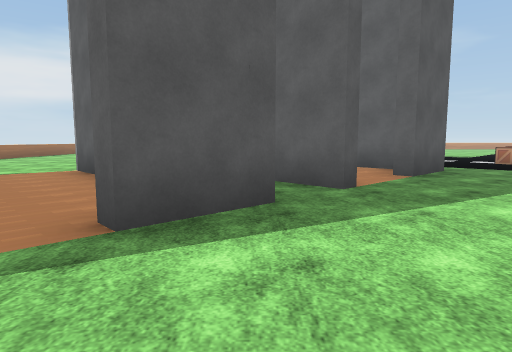
View 1 (above)

23 first-person views from a walk through a scene from a Unity 3-D project. The camera is 1.3 m above the floor, tilts 6° down and sees 75° across. The floor is counted in squares, 2 m on a side. Each view is taken from the middle of a square. On the plan, view 1 faces up. The plan holds only what a view shows up to about 10 squares ahead; the rest is blank. The place goes on beyond the plan. The player is left out. Some surface patterns are stand-ins.

View 2
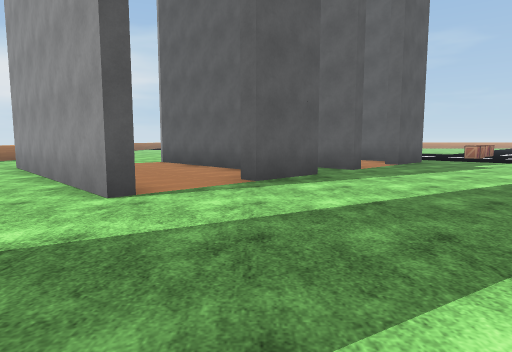

View 3
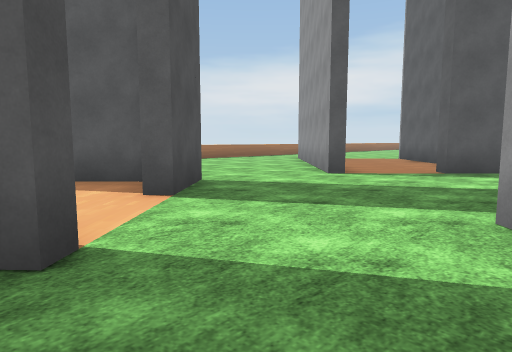

View 4
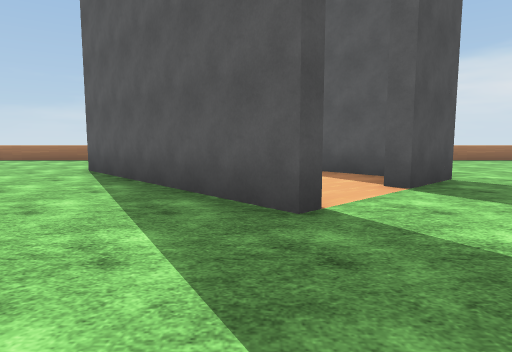

View 5
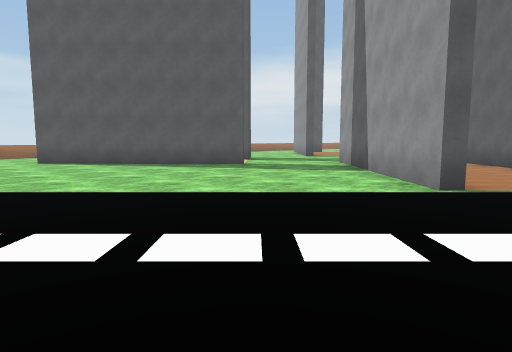

View 6
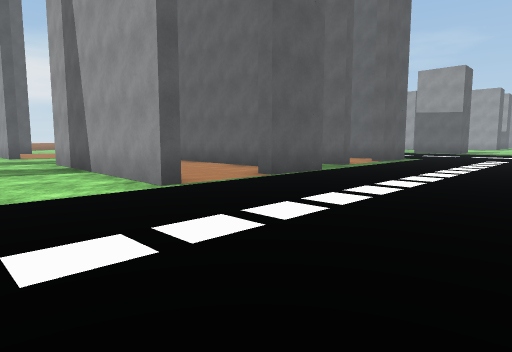

View 7
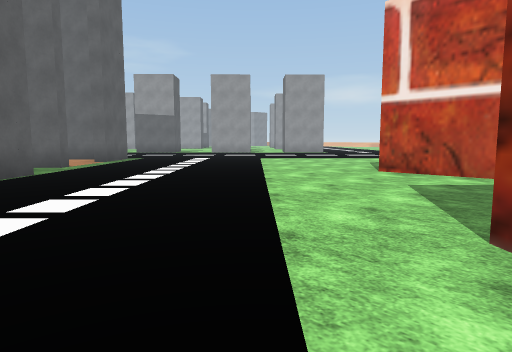

View 8
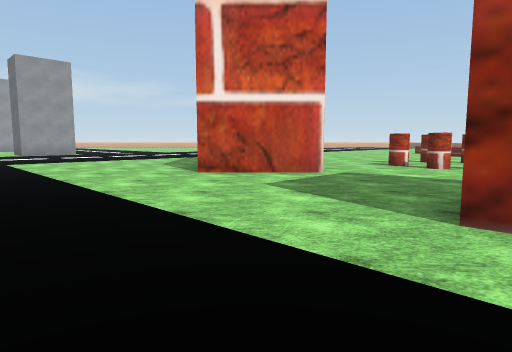

View 9
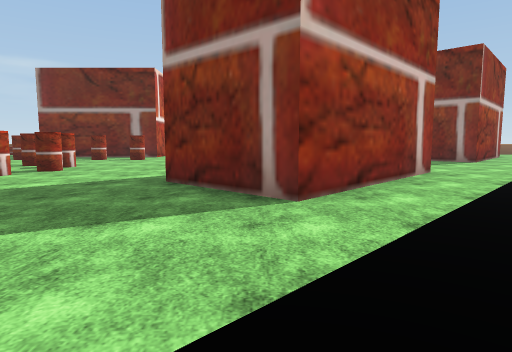

View 10
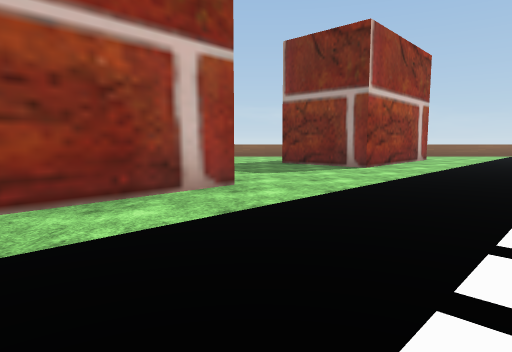

View 11
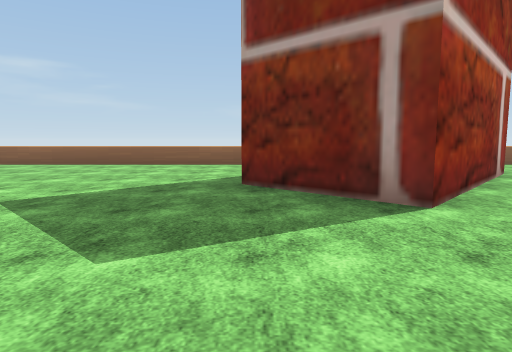

View 12
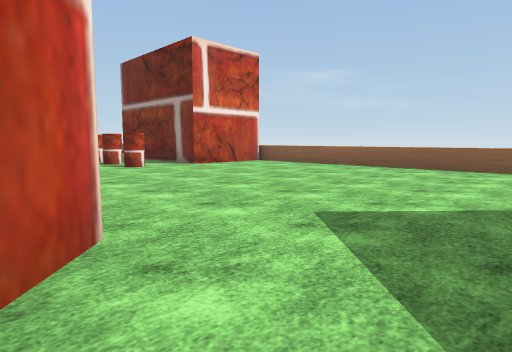

View 13
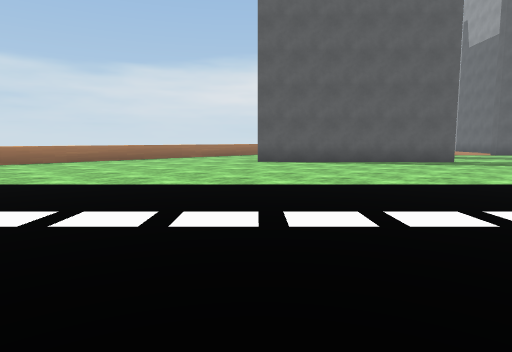

View 14
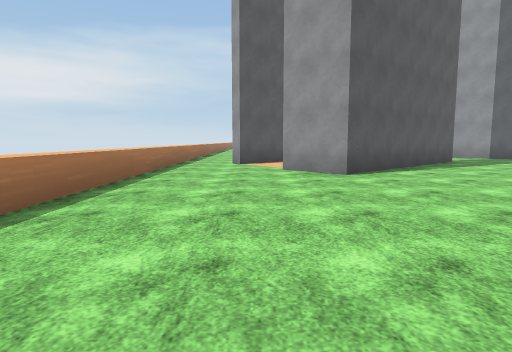

View 15
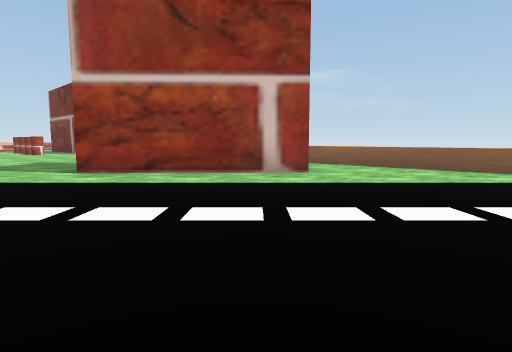

View 16
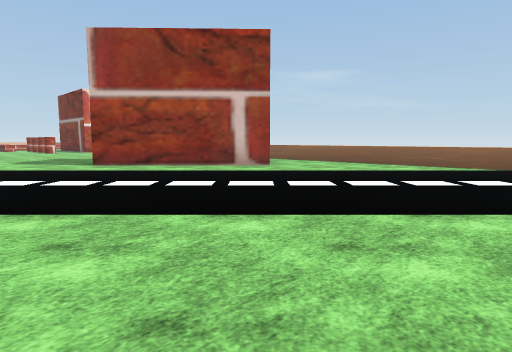

View 17
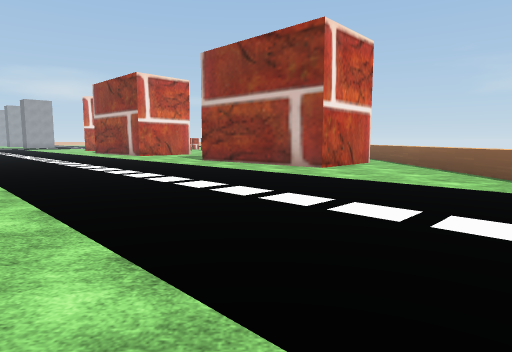

View 18
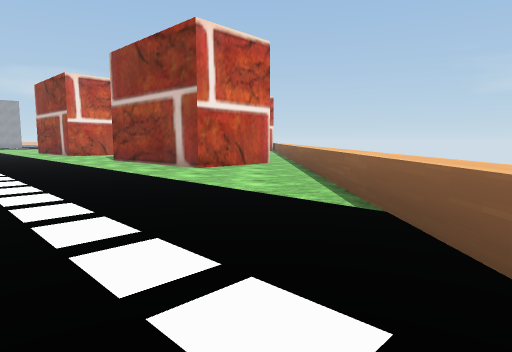

View 19
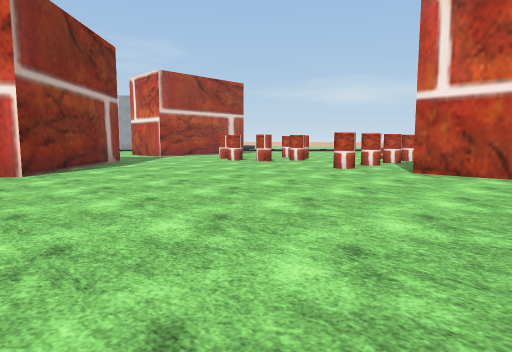

View 20
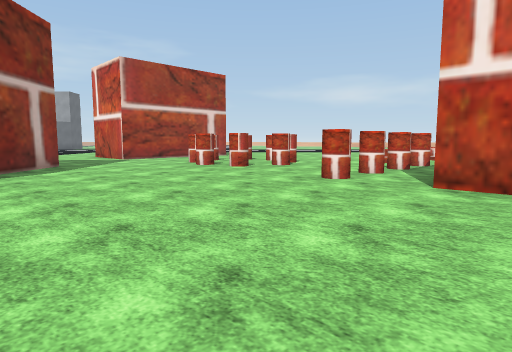

View 21
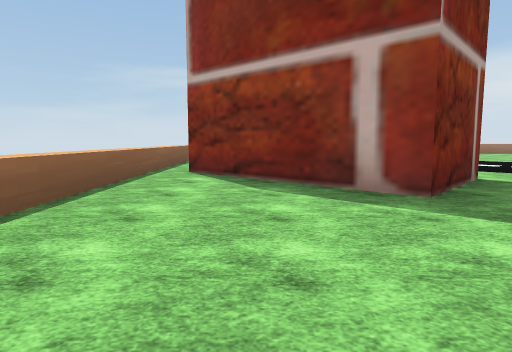

View 22
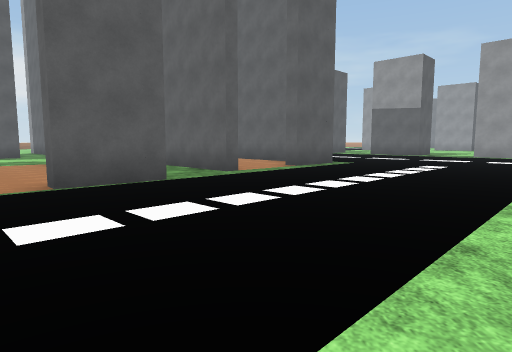

View 23
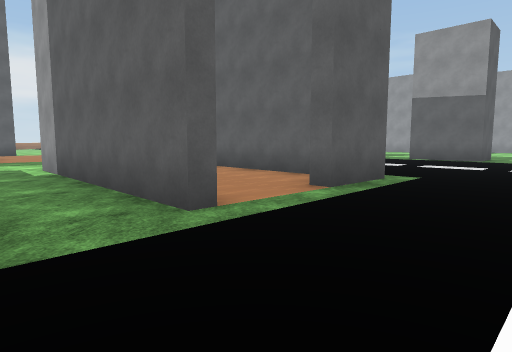

### Floor plan
Key: @ floor where view 1 was taken; # wall or solid block; . floor; ^ raised ledge; B building; O other object.
Columns run from 10 left of view 1 to 14 right of it. Each row starts with its distance up from view 1.
 10    ..           ..O
  9    ...         ..O
  8     ...      B ..
  7      .BB     BB..
  6      B BB    B...
  5    .B   BBBB....       ..
  4     BB   B ....        ..
  3     .BB  BB....       ...
  2   ....BB.......B      ...
  1   .....B........B    B...
  0    .......@...B.BB  BB...
 -1      .......B  B.BB......
 -2       BB...B    B.B......
 -3      BBB....B    B.......
 -4      B  .....B  BB.......
 -5 ^..BB   BB...BB .........
 -6 ^...   BB.....BB.........
 -7 ^.... BB.................
 -8 ^...BBB................#
 -9 ^......................#
-10 ^........... ..........#
-11 ^..........  .....##.....
-12 ^............  ...###....
-13 ^............ ...####...O
-14 ^...............####.....
-15   ...............##.....O
-16    ......................
-17    ......................
-18   ..........##...........
-19  ..........####........OO
-20    .......####...........
-21   ........###..........##
-22  ..........#...........#
-23    ...................
-24    ^^^^^^^^^^^^^^^^^^^

Where each view was taken, in squares from view 1:
view 1: 0 up, 0 right, facing up
view 2: 3 down, 1 left, facing up
view 3: 5 down, 1 right, facing up-left
view 4: 5 down, 2 right, facing left
view 5: 11 down, 6 right, facing up-left
view 6: 11 down, 6 right, facing up
view 7: 11 down, 6 right, facing up-right
view 8: 9 down, 6 right, facing right
view 9: 7 down, 9 right, facing down
view 10: 9 down, 5 right, facing down
view 11: 14 down, 4 right, facing down
view 12: 15 down, 5 right, facing down-right
view 13: 16 down, 2 right, facing up-left
view 14: 15 down, 7 left, facing up
view 15: 15 down, 5 left, facing down-right
view 16: 14 down, 7 left, facing down-right
view 17: 19 down, 9 left, facing right
view 18: 22 down, 9 left, facing right
view 19: 23 down, 6 right, facing up-right
view 20: 22 down, 8 right, facing up-right
view 21: 21 down, 8 right, facing left
view 22: 9 down, 9 right, facing up
view 23: 5 down, 9 right, facing up
